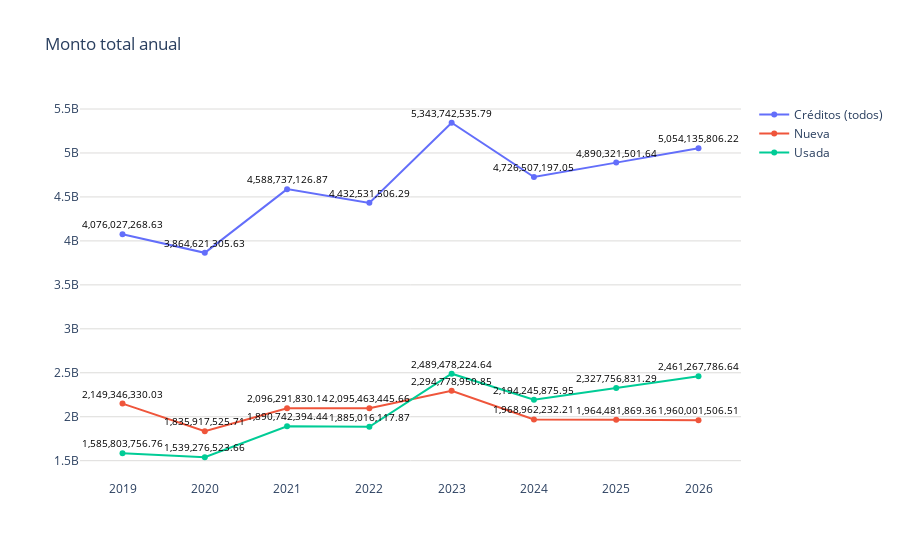

Notebook code for this chart:
### Code cell
forecast_creditosgral_totales_pachuca = pd.concat([total_todos_pachuca, total_nueva_pachuca,total_usada_pachuca], ignore_index=True)
# Datos
trimestres = forecast_creditosgral_totales_pachuca['año']
modalidades = forecast_creditosgral_totales_pachuca['modalidad']
montos = forecast_creditosgral_totales_pachuca['montos']

# Limpiar las cadenas de montos y convertirlas a números
promedios_limpios = [float(montos.replace(',', '')) for montos in montos]

fig = go.Figure()
# Agregar líneas para cada modalidad
for modalidad in modalidades.unique():
    df_modalidad = forecast_creditosgral_totales_pachuca[forecast_creditosgral_totales_pachuca['modalidad'] == modalidad]
    fig.add_trace(go.Scatter(
        x=df_modalidad['año'],
        y=df_modalidad['montos'].apply(lambda x: float(x.replace(',', ''))),  # Usar los montos limpios
        mode='markers+lines',
        name=modalidad
    ))

fig.update_layout(
    title='Monto total anual',
    yaxis=dict(gridcolor='#dddcda'),
    plot_bgcolor='rgba(0,0,0,0)',  # Color de fondo del gráfico
)

# Agregar etiquetas de texto a los puntos
for trace in fig.data:
    df_modalidad = forecast_creditosgral_totales_pachuca[forecast_creditosgral_totales_pachuca['modalidad'] == trace.name]
    for i, point in enumerate(trace.y):
        fig.add_annotation(
            x=trace.x[i], 
            y=point, 
            text=f'{df_modalidad.iloc[i]["montos"]}', 
            showarrow=False,
            font=dict(color='black', size=10),
            yshift=10
        )

# Exportar gráfica como archivo HTML
def guardar_grafico_como_html(fig, nombre_archivo, carpeta='graficas'):
    # Crear la carpeta si no existe
    if not os.path.exists(carpeta):
        os.makedirs(carpeta)
    
    # Gráfica como archivo HTML en la carpeta especificada
    pio.write_html(fig, f'{carpeta}/{nombre_archivo}.html')

guardar_grafico_como_html(fig, 'g_scatt_forecastcreditgral_total_puebla', carpeta='graficas')
fig.show()

### Figure 1 — Plotly figure (JSON) as saved in the notebook; plotly's stock layout.template omitted (floating-point values rounded to 4 significant figures)
{"data": [{"mode": "markers+lines", "name": "Créditos (todos)", "type": "scatter", "x": [2019, 2020, 2021, 2022, 2023, 2024, 2025, 2026], "y": [4076000000.0, 3865000000.0, 4589000000.0, 4433000000.0, 5344000000.0, 4727000000.0, 4890000000.0, 5054000000.0]}, {"mode": "markers+lines", "name": "Nueva", "type": "scatter", "x": [2019, 2020, 2021, 2022, 2023, 2024, 2025, 2026], "y": [2149000000.0, 1836000000.0, 2096000000.0, 2095000000.0, 2295000000.0, 1969000000.0, 1964000000.0, 1960000000.0]}, {"mode": "markers+lines", "name": "Usada", "type": "scatter", "x": [2019, 2020, 2021, 2022, 2023, 2024, 2025, 2026], "y": [1586000000.0, 1539000000.0, 1891000000.0, 1885000000.0, 2489000000.0, 2194000000.0, 2328000000.0, 2461000000.0]}], "layout": {"annotations": [{"font": {"color": "black", "size": 10}, "showarrow": false, "text": "4,076,027,268.63", "x": 2019, "y": 4076000000.0, "yshift": 10}, {"font": {"color": "black", "size": 10}, "showarrow": false, "text": "3,864,621,305.63", "x": 2020, "y": 3865000000.0, "yshift": 10}, {"font": {"color": "black", "size": 10}, "showarrow": false, "text": "4,588,737,126.87", "x": 2021, "y": 4589000000.0, "yshift": 10}, {"font": {"color": "black", "size": 10}, "showarrow": false, "text": "4,432,531,506.29", "x": 2022, "y": 4433000000.0, "yshift": 10}, {"font": {"color": "black", "size": 10}, "showarrow": false, "text": "5,343,742,535.79", "x": 2023, "y": 5344000000.0, "yshift": 10}, {"font": {"color": "black", "size": 10}, "showarrow": false, "text": "4,726,507,197.05", "x": 2024, "y": 4727000000.0, "yshift": 10}, {"font": {"color": "black", "size": 10}, "showarrow": false, "text": "4,890,321,501.64", "x": 2025, "y": 4890000000.0, "yshift": 10}, {"font": {"color": "black", "size": 10}, "showarrow": false, "text": "5,054,135,806.22", "x": 2026, "y": 5054000000.0, "yshift": 10}, {"font": {"color": "black", "size": 10}, "showarrow": false, "text": "2,149,346,330.03", "x": 2019, "y": 2149000000.0, "yshift": 10}, {"font": {"color": "black", "size": 10}, "showarrow": false, "text": "1,835,917,525.71", "x": 2020, "y": 1836000000.0, "yshift": 10}, {"font": {"color": "black", "size": 10}, "showarrow": false, "text": "2,096,291,830.14", "x": 2021, "y": 2096000000.0, "yshift": 10}, {"font": {"color": "black", "size": 10}, "showarrow": false, "text": "2,095,463,445.66", "x": 2022, "y": 2095000000.0, "yshift": 10}, {"font": {"color": "black", "size": 10}, "showarrow": false, "text": "2,294,778,950.85", "x": 2023, "y": 2295000000.0, "yshift": 10}, {"font": {"color": "black", "size": 10}, "showarrow": false, "text": "1,968,962,232.21", "x": 2024, "y": 1969000000.0, "yshift": 10}, {"font": {"color": "black", "size": 10}, "showarrow": false, "text": "1,964,481,869.36", "x": 2025, "y": 1964000000.0, "yshift": 10}, {"font": {"color": "black", "size": 10}, "showarrow": false, "text": "1,960,001,506.51", "x": 2026, "y": 1960000000.0, "yshift": 10}, {"font": {"color": "black", "size": 10}, "showarrow": false, "text": "1,585,803,756.76", "x": 2019, "y": 1586000000.0, "yshift": 10}, {"font": {"color": "black", "size": 10}, "showarrow": false, "text": "1,539,276,523.66", "x": 2020, "y": 1539000000.0, "yshift": 10}, {"font": {"color": "black", "size": 10}, "showarrow": false, "text": "1,890,742,394.44", "x": 2021, "y": 1891000000.0, "yshift": 10}, {"font": {"color": "black", "size": 10}, "showarrow": false, "text": "1,885,016,117.87", "x": 2022, "y": 1885000000.0, "yshift": 10}, {"font": {"color": "black", "size": 10}, "showarrow": false, "text": "2,489,478,224.64", "x": 2023, "y": 2489000000.0, "yshift": 10}, {"font": {"color": "black", "size": 10}, "showarrow": false, "text": "2,194,245,875.95", "x": 2024, "y": 2194000000.0, "yshift": 10}, {"font": {"color": "black", "size": 10}, "showarrow": false, "text": "2,327,756,831.29", "x": 2025, "y": 2328000000.0, "yshift": 10}, {"font": {"color": "black", "size": 10}, "showarrow": false, "text": "2,461,267,786.64", "x": 2026, "y": 2461000000.0, "yshift": 10}], "plot_bgcolor": "rgba(0,0,0,0)", "title": {"text": "Monto total anual"}, "yaxis": {"gridcolor": "#dddcda"}}}
